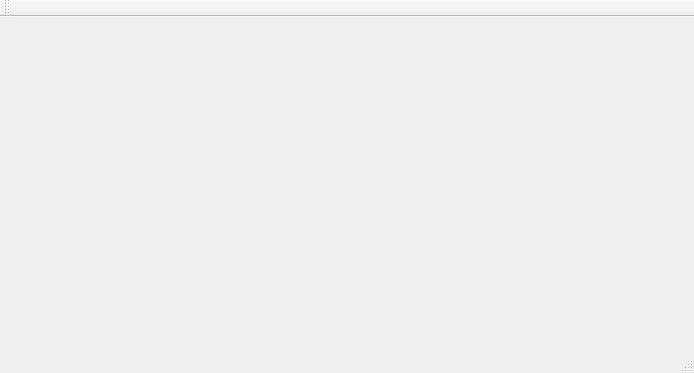
<?xml version="1.0" encoding="UTF-8"?>
<ui version="4.0">
 <class>MainWindow</class>
 <widget class="QMainWindow" name="MainWindow">
  <property name="geometry">
   <rect>
    <x>0</x>
    <y>0</y>
    <width>694</width>
    <height>373</height>
   </rect>
  </property>
  <property name="windowTitle">
   <string>MainWindow</string>
  </property>
  <widget class="QWidget" name="centralWidget"/>
  <widget class="QMenuBar" name="menuBar">
   <property name="geometry">
    <rect>
     <x>0</x>
     <y>0</y>
     <width>694</width>
     <height>25</height>
    </rect>
   </property>
  </widget>
  <widget class="QToolBar" name="mainToolBar">
   <attribute name="toolBarArea">
    <enum>TopToolBarArea</enum>
   </attribute>
   <attribute name="toolBarBreak">
    <bool>false</bool>
   </attribute>
  </widget>
  <widget class="QStatusBar" name="statusBar"/>
 </widget>
 <layoutdefault spacing="6" margin="11"/>
 <resources/>
 <connections/>
</ui>
